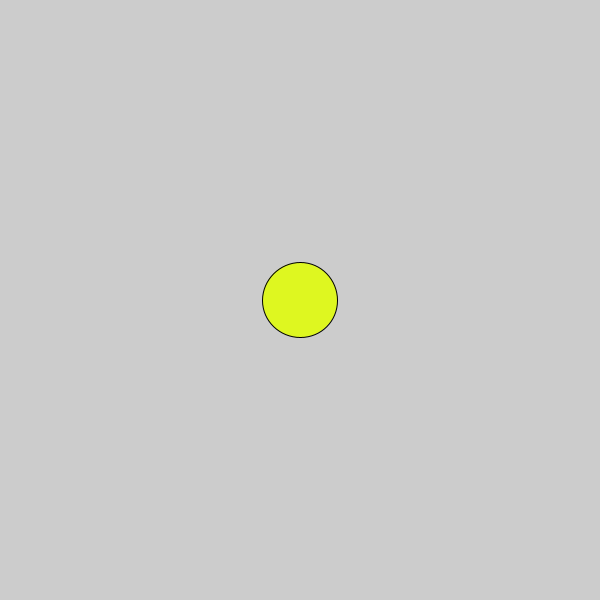
Frame 1 (no input)
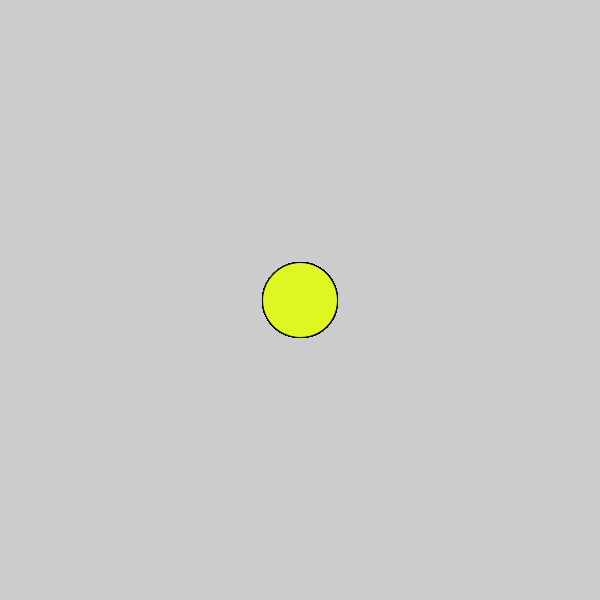
Frame 60 (the mouse pressed at the canvas centre just before this capture)
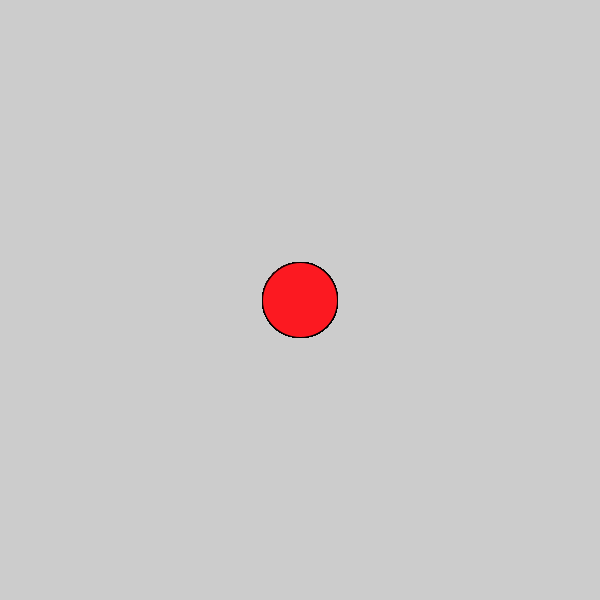
Frame 120 (the mouse held since frame 60 and released just before this capture)

The Processing sketch that drew these frames (run headless with seeded random() and noise(); from frame 60 on, the mouse is pressed at the canvas centre):

// Processing sketch: Logical_Dot
// ── Logical_Dot.pde


void setup() {
  size(600, 600);
}

void draw() {
  fill(34, 119, 227);
  
  if(mousePressed) {
    fill(252, 25, 33);
  } else {
    fill(222, 247, 32);
  }
  ellipse(300, 300, 75, 75);
}
